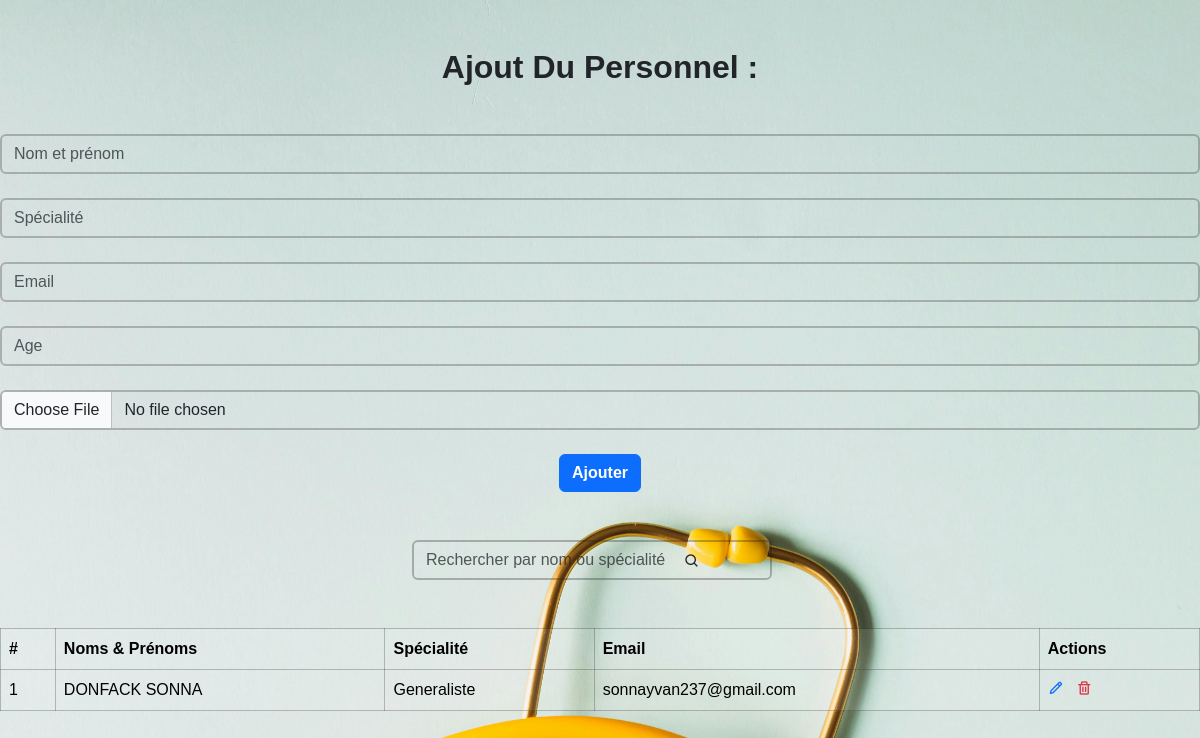
/add_medecin/, run on an earlier commit of the app's database.
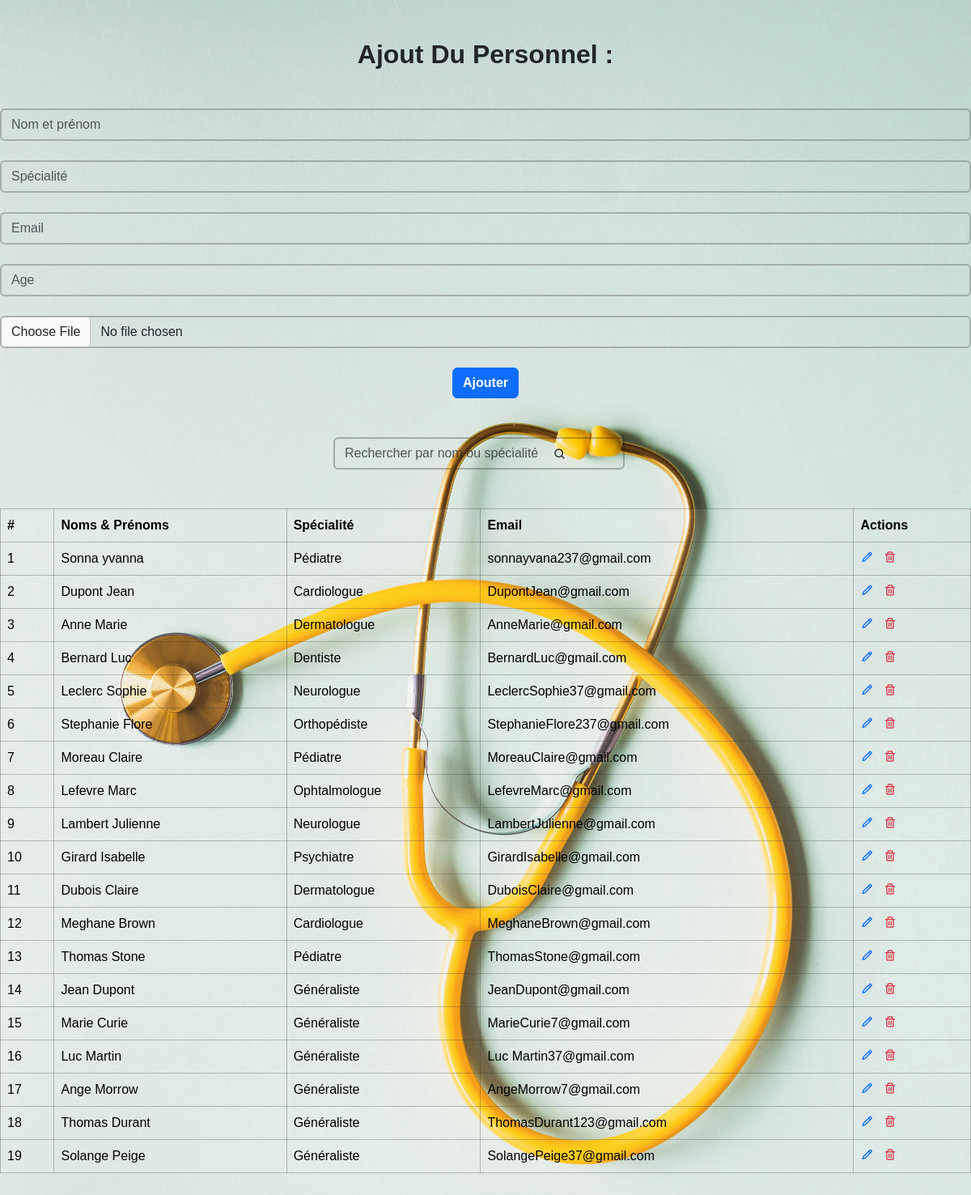
And on a later commit of the database.
### teleconsult_app/models.py (models this page shows)
class Medecins(models.Model):
    nom = models.CharField(max_length=100)
    specialite = models.CharField(max_length=100)
    email = models.EmailField(default='example@example.com')  # Fournir une valeur par défaut
    photo = models.ImageField(upload_to='images/')
    age = models.IntegerField(default=1)

### teleconsult_app/views.py (the view, shortened to what this page needs)
# urls.py: path("add_medecin/", views.add_or_update_medecin, name="add_medecin"),
def add_or_update_medecin(request, id=None):
    if id:  # Si un ID est passé, on récupère le médecin pour la modification
        medecin = Medecins.objects.get(id=id)
    else:  # Sinon, c'est un ajout
        medecin = None
    medecins = Medecins.objects.all()
    return render(request, 'ajout_medecin.html', {'medecins': medecins, 'medecin': medecin})

### teleconsult_app/templates/ajout_medecin.html (shortened to what this page needs)
{% load static %}
<!DOCTYPE html>
<html lang="en">
<head>
    <link rel="stylesheet" href="{% static 'css/ajout_medecin.css' %}">
    <link rel="stylesheet" href="{% static 'css/bootstrap.min.css' %}">
    <link href='https://unpkg.com/boxicons@2.1.4/css/boxicons.min.css' rel='stylesheet'>
</head>
<body>
    <h2 class="text-center mb-5 mt-5 fw-bold">
    {% if medecin %}
        Modification Du Personnel :
    {%else%}
        Ajout Du Personnel :
    {% endif %}
    </h2>
    <form action="{% if medecin %}{% url 'update_medecin' medecin.id %}{% else %}{% url 'add_medecin' %}{% endif %}" method="POST">
        <div class="mb-3">
            <input type="text" id="nomInput" placeholder="Nom et prénom" class="form-control" name="nom" value="{{medecin.nom}}">
            <input type="text" id="specialiteInput" placeholder="Spécialité" class="form-control mt-4" name="specialite" value="{{medecin.specialite}}">
            <input type="text" id="emailInput" placeholder="Email" class="form-control mt-4" name="email" value="{{medecin.email}}">
            <input type="text" id="ageInput" placeholder="Age" class="form-control mt-4" name="age" value="{{medecin.age}}">
            <input class="form-control mt-4" id="formFileLg" type="file" name="photo" placeholder="Photo de profil" value="{{medecin.photo}}" >
            <button class="btn btn-primary mt-4 d-grid mx-auto fw-bold" type="submit">
            {% if medecin %}
                modifier
            {%else%}
                Ajouter
            {% endif %}
            </button>
        </div>
    </form>
    <div class="mb-2 mt-5 input-box">
        <input type="text" id="searchInput" class="form-control searchbar d-grid mx-auto" placeholder="Rechercher par nom ou spécialité">
        <i class='bx bx-search'></i>
    </div>
    <table class="table mt-5 mb-5" id="cardContainer">
        <thead>
            <tr>
                <th scope="col">#</th>
                <th scope="col">Noms & Prénoms</th>
                <th scope="col">Spécialité</th>
                <th scope="col">Email</th>
                <th scope="col">Actions</th>
            </tr>
        </thead>
        <tbody id="tbodyContainer">
            {% for medecin in medecins %}
                <tr>
                    <td>{{ medecin.id }}</td>
                    <td>{{ medecin.nom }}</td>
                    <td>{{ medecin.specialite }}</td>
                    <td>{{ medecin.email }}</td>
                    <td>
                        <span><a href="{% url 'update_medecin' medecin.id %}"><i class="bx bx-pencil icon me-2"></i></a></span>
                        <span><a href="{% url 'delete_medecin' medecin.id %}" class="text-danger"><i class="bx bx-trash icon"></i></a></span>
                    </td>
                </tr>
            {% endfor %}
        </tbody>
    </table>
</body>
</html>

What changed in the data, as far as the page shows it:
changed Medecins id 1: nom "DONFACK SONNA" → "Sonna yvanna"; specialite "Generaliste" → "Pédiatre"; email "sonnayvan237@gmail.com" → "sonnayvana237@gmail.com"
added Medecins: id "2", nom "Dupont Jean", specialite "Cardiologue", email "DupontJean@gmail.com"
added Medecins: id "3", nom "Anne Marie", specialite "Dermatologue", email "AnneMarie@gmail.com"
added Medecins: id "4", nom "Bernard Luc", specialite "Dentiste", email "BernardLuc@gmail.com"
added Medecins: id "5", nom "Leclerc Sophie", specialite "Neurologue", email "LeclercSophie37@gmail.com"
added Medecins: id "6", nom "Stephanie Flore", specialite "Orthopédiste", email "StephanieFlore237@gmail.com"
added Medecins: id "7", nom "Moreau Claire", specialite "Pédiatre", email "MoreauClaire@gmail.com"
added Medecins: id "8", nom "Lefevre Marc", specialite "Ophtalmologue", email "LefevreMarc@gmail.com"
added Medecins: id "9", nom "Lambert Julienne", specialite "Neurologue", email "LambertJulienne@gmail.com"
added Medecins: id "10", nom "Girard Isabelle", specialite "Psychiatre", email "GirardIsabelle@gmail.com"
added Medecins: id "11", nom "Dubois Claire", specialite "Dermatologue", email "DuboisClaire@gmail.com"
added Medecins: id "12", nom "Meghane Brown", specialite "Cardiologue", email "MeghaneBrown@gmail.com"
added Medecins: id "13", nom "Thomas Stone", specialite "Pédiatre", email "ThomasStone@gmail.com"
added Medecins: id "14", nom "Jean Dupont", specialite "Généraliste", email "JeanDupont@gmail.com"
added Medecins: id "15", nom "Marie Curie", specialite "Généraliste", email "MarieCurie7@gmail.com"
added Medecins: id "16", nom "Luc Martin", specialite "Généraliste", email "Luc Martin37@gmail.com"
added Medecins: id "17", nom "Ange Morrow", specialite "Généraliste", email "AngeMorrow7@gmail.com"
added Medecins: id "18", nom "Thomas Durant", specialite "Généraliste", email "ThomasDurant123@gmail.com"
added Medecins: id "19", nom "Solange Peige", specialite "Généraliste", email "SolangePeige37@gmail.com"
